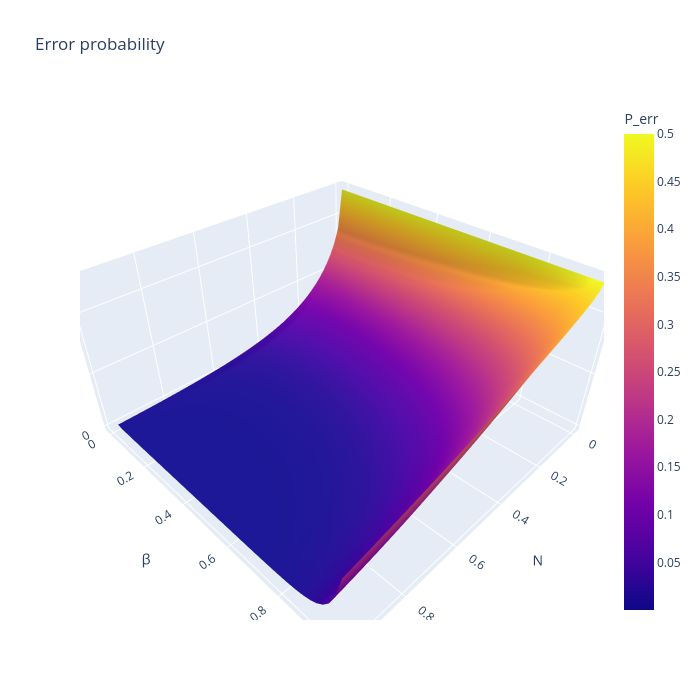

Notebook code cell kept with this figure:
### Code cell
def helstrom_bound_dss(N, beta):

    exponent = -4 * N * (1 - beta) * (
        1
        + 2 * N * beta
        + 2 * np.sqrt(N * beta * (1 + N * beta))
        )

    return 0.5 * (1 - np.sqrt(1 - np.exp(exponent)))

N_grid_helstrom = N_grid
beta_grid_helstrom = beta_grid

N_mesh, beta_mesh = np.meshgrid(N_grid_helstrom, beta_grid_helstrom, indexing='ij')
p_err_helstrom = helstrom_bound_dss(N_mesh, beta_mesh)
fig = go.Figure(data=[go.Surface(x=N_mesh, y=beta_mesh, z=p_err_helstrom, colorscale="Plasma", colorbar=dict(title="P_err"))])
fig.update_layout(title="Error probability", scene=dict(xaxis_title="N", yaxis_title="β", zaxis_title="P_err"), width=700, height=700)
fig.show()

### Figure 1 — Plotly figure (JSON) as saved in the notebook; plotly's stock layout.template omitted (floating-point values rounded to 4 significant figures; data arrays with more than 128 entries replaced by an {"elided": "..."} marker saying what was removed)
{"data": [{"colorbar": {"title": {"text": "P_err"}}, "colorscale": [[0, "#0d0887"], [0.1111, "#46039f"], [0.2222, "#7201a8"], [0.3333, "#9c179e"], [0.4444, "#bd3786"], [0.5556, "#d8576b"], [0.6667, "#ed7953"], [0.7778, "#fb9f3a"], [0.8889, "#fdca26"], [1, "#f0f921"]], "type": "surface", "x": {"elided": "50x50 float values"}, "y": {"elided": "50x50 float values"}, "z": {"elided": "50x50 float values"}}], "layout": {"height": 700, "scene": {"xaxis": {"title": {"text": "N"}}, "yaxis": {"title": {"text": "β"}}, "zaxis": {"title": {"text": "P_err"}}}, "title": {"text": "Error probability"}, "width": 700}}
